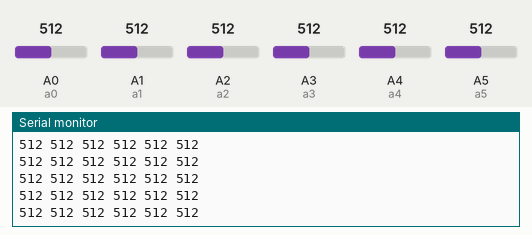
A sketch run on a simulated Arduino Uno, built with avr-gcc and run on an emulated ATmega328P. Shown: the last lines printed to the serial monitor. The test bench sets the inputs (shaded band); at power-on: A0 (a0) = 512, A2 (a2) = 512, A1 (a1) = 512, A3 (a3) = 512, A4 (a4) = 512, A5 (a5) = 512.

Above: at 1.2 s.
1.3 s: A0 (a0) set to 109
At 2.1 s:
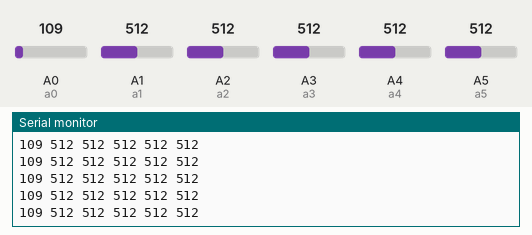
4.3 s: A0 (a0) set to 93
At 5.0 s:
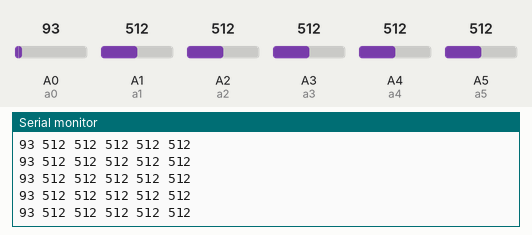
13.3 s: A2 (a2) set to 111
At 14.2 s:
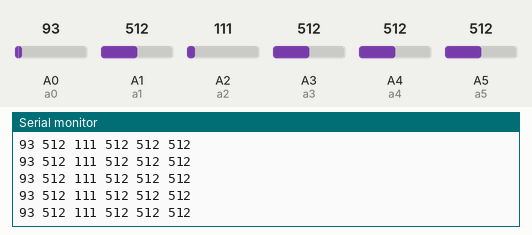
14.8 s: A2 (a2) set to 92
At 15.4 s:
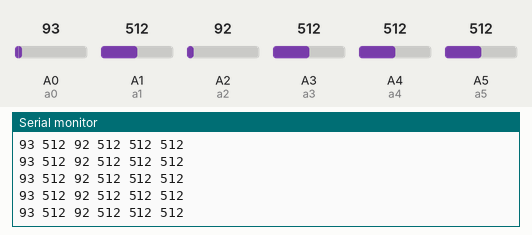
Timing chart, 0 to 17.3 s (numbered marks = the images above; inputs shaded):
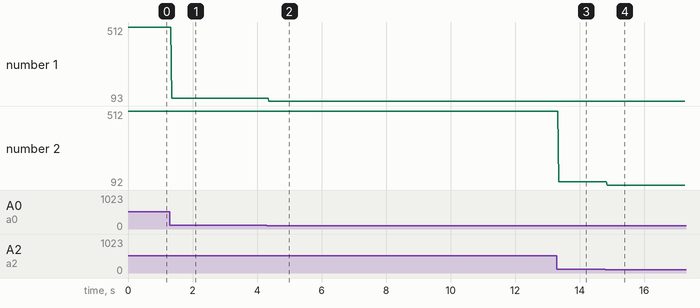

The sketch:

pot_in.ino
```cpp
int a0=A0;
int a1= A1;
int a2=A2;
int a3=A3;
int a4=A4;
int a5=A5;
//int a6=A6;
//int a7=A7;

int a0value;
int a1value;
int a2value;
int a3value;
int a4value;
int a5value;
//int a6value;
//int a7value;

/*int d5=5;
int d6=6;
int d7=7;
int d8=8;
int d9=9;
int d10=10;
int d11=11;
int d12=12;
int d13=13;

int d5value;
int d6value;
int d7value;
int d8value;
int d9value;
int d10value;
int d11value;
int d12value;
int d13value;
*/

void setup() {
Serial.begin(9600);
pinMode(a0,INPUT);
pinMode(a1,INPUT);
pinMode(a2,INPUT);
pinMode(a3,INPUT);
pinMode(a4,INPUT);
pinMode(a5,INPUT);
//pinMode(a6,INPUT);
//pinMode(a7,INPUT);

/*pinMode(d5,INPUT);
pinMode(d6,INPUT);
pinMode(d7,INPUT);
pinMode(d8,INPUT);
pinMode(d9,INPUT);
pinMode(d10,INPUT);
pinMode(d11,INPUT);
pinMode(d12,INPUT);
pinMode(d13,INPUT);
*/
}

void loop() {
 //Serial.println("******************************");
 // Serial.print("\t");
 a0value= analogRead(a0);
// Serial.print("a=");
  Serial.print(a0value);
  Serial.print(" ");


 a1value= analogRead(a1);
// Serial.print("b=");
 Serial.print(a1value);
 Serial.print(" ");

  a2value= analogRead(a2);
 //Serial.print("c=");
  Serial.print(a2value);
  Serial.print(" ");


  a3value= analogRead(a3);
 //Serial.print("a3=");
  Serial.print(a3value);
 Serial.print(" ");


  a4value= analogRead(a4);
 //Serial.print("a4=");
  Serial.print(a4value);
  Serial.print(" ");


  a5value= analogRead(a5);
 //Serial.print("a5=");
  Serial.println(a5value);
  //Serial.println(",");

/*
  a6value= analogRead(a6);
 Serial.print("a6= ");
  Serial.println(a6value);

  a7value= analogRead(a7);
 Serial.print("a7= ");
  Serial.println(a7value);
  */
/*
  d5value= digitalRead(d5);
  Serial.print("d5= ");
  Serial.println(d5value);

  d6value= digitalRead(d6);
  Serial.print("d6= ");
  Serial.println(d6value);

  d7value= digitalRead(d7);
  Serial.print("d7= ");
  Serial.println(d7value);

  d8value= digitalRead(d8);
  Serial.print("d8= ");
  Serial.println(d8value);

  d9value= digitalRead(d9);
  Serial.print("d9= ");
  Serial.println(d9value);

  d10value= digitalRead(d10);
  Serial.print("d10= ");
  Serial.println(d10value);

  d11value= digitalRead(d11);
  Serial.print("d11= ");
  Serial.println(d11value);

  d12value= digitalRead(d12);
  Serial.print("d12= ");
  Serial.println(d12value);

  d13value= digitalRead(d13);
  Serial.print("d13= ");
  Serial.println(d13value);
 */

//Serial.println("******************************");
//Serial.println();


  delay(20);


}
```

Measured:
- after the input at 1.3 s, the serial monitor: prints a new line after 0.05 s (image 1)
- after the input at 4.3 s, the serial monitor: prints a new line after 0.07 s (image 2)
- after the input at 13.3 s, the serial monitor: prints a new line after 0.05 s (image 3)
- after the input at 14.8 s, the serial monitor: prints a new line after 0.05 s (image 4)
- plotted number 1: 512 → 109 after the input at 1.3 s, 109 → 93 after the input at 4.3 s
- plotted number 2: 512 → 111 after the input at 13.3 s, 111 → 92 after the input at 14.8 s
